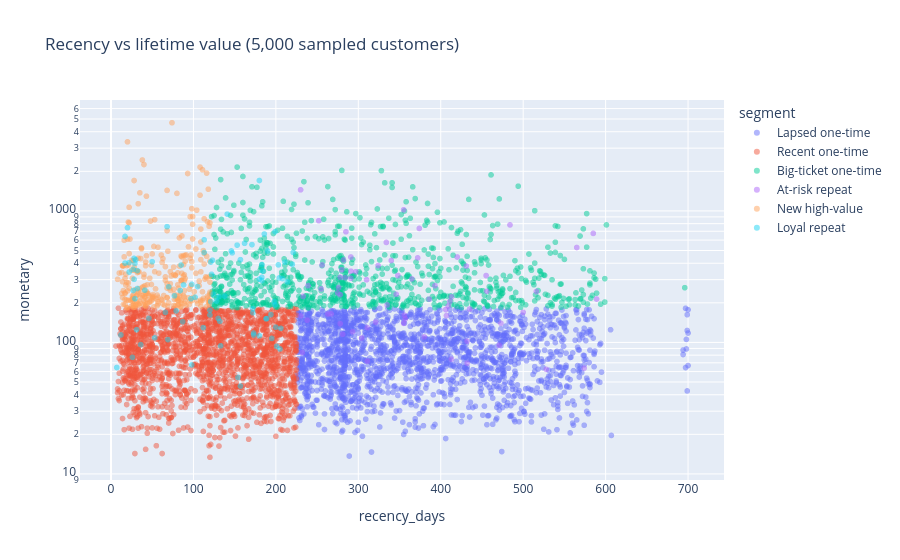

Here is the notebook cell this chart was saved with:
### Code cell
px.scatter(rfm.sample(5000, random_state=1), x='recency_days', y='monetary', color='segment',
           log_y=True, opacity=.5, title='Recency vs lifetime value (5,000 sampled customers)').show()

### Figure 1 — Plotly figure (JSON) as saved in the notebook; plotly's stock layout.template omitted (floating-point values rounded to 4 significant figures; data arrays with more than 128 entries replaced by an {"elided": "..."} marker saying what was removed)
{"data": [{"hovertemplate": "segment=Lapsed one-time<br>recency_days=%{x}<br>monetary=%{y}<extra></extra>", "legendgroup": "Lapsed one-time", "marker": {"color": "#636efa", "opacity": 0.5, "symbol": "circle"}, "mode": "markers", "name": "Lapsed one-time", "showlegend": true, "type": "scattergl", "x": {"elided": "1875 int values"}, "xaxis": "x", "y": {"elided": "1875 float values"}, "yaxis": "y"}, {"hovertemplate": "segment=Recent one-time<br>recency_days=%{x}<br>monetary=%{y}<extra></extra>", "legendgroup": "Recent one-time", "marker": {"color": "#EF553B", "opacity": 0.5, "symbol": "circle"}, "mode": "markers", "name": "Recent one-time", "showlegend": true, "type": "scattergl", "x": {"elided": "1849 int values"}, "xaxis": "x", "y": {"elided": "1849 float values"}, "yaxis": "y"}, {"hovertemplate": "segment=Big-ticket one-time<br>recency_days=%{x}<br>monetary=%{y}<extra></extra>", "legendgroup": "Big-ticket one-time", "marker": {"color": "#00cc96", "opacity": 0.5, "symbol": "circle"}, "mode": "markers", "name": "Big-ticket one-time", "showlegend": true, "type": "scattergl", "x": {"elided": "832 int values"}, "xaxis": "x", "y": {"elided": "832 float values"}, "yaxis": "y"}, {"hovertemplate": "segment=At-risk repeat<br>recency_days=%{x}<br>monetary=%{y}<extra></extra>", "legendgroup": "At-risk repeat", "marker": {"color": "#ab63fa", "opacity": 0.5, "symbol": "circle"}, "mode": "markers", "name": "At-risk repeat", "showlegend": true, "type": "scattergl", "x": [256, 356, 284, 324, 411, 297, 276, 285, 230, 516, 500, 413, 280, 232, 335, 574, 380, 230, 311, 355, 278, 365, 355, 407, 420, 589, 278, 304, 455, 267, 281, 406, 393, 291, 473, 372, 291, 374, 334, 432, 311, 282, 484, 346, 471, 310, 435, 275, 357, 238, 263, 340, 255, 431, 413, 293, 565, 432, 252, 409, 528, 585, 291, 386, 321, 278, 348, 233, 239, 456], "xaxis": "x", "y": [388.0, 161.2, 310.8, 384.0, 204.5, 344.6, 261.1, 693.7, 1447.0, 243.8, 169.5, 74.5, 356.4, 83.72, 192.7, 63.72, 110.2, 158.9, 129.6, 139.6, 230.8, 303.9, 1019.0, 160.0, 446.3, 213.7, 138.8, 108.1, 322.4, 164.8, 115.4, 177.6, 270.0, 307.4, 139.7, 439.4, 348.0, 735.7, 575.9, 69.51, 72.01, 423.9, 782.4, 232.2, 95.1, 299.5, 179.5, 237.9, 150.9, 147.6, 164.3, 419.5, 255.1, 380.8, 221.8, 120.4, 526.9, 102.1, 842.0, 189.1, 62.42, 674.6, 446.3, 213.3, 142.7, 312.4, 322.5, 223.7, 270.2, 245.2], "yaxis": "y"}, {"hovertemplate": "segment=New high-value<br>recency_days=%{x}<br>monetary=%{y}<extra></extra>", "legendgroup": "New high-value", "marker": {"color": "#FFA15A", "opacity": 0.5, "symbol": "circle"}, "mode": "markers", "name": "New high-value", "showlegend": true, "type": "scattergl", "x": {"elided": "280 int values"}, "xaxis": "x", "y": {"elided": "280 float values"}, "yaxis": "y"}, {"hovertemplate": "segment=Loyal repeat<br>recency_days=%{x}<br>monetary=%{y}<extra></extra>", "legendgroup": "Loyal repeat", "marker": {"color": "#19d3f3", "opacity": 0.5, "symbol": "circle"}, "mode": "markers", "name": "Loyal repeat", "showlegend": true, "type": "scattergl", "x": [180, 141, 66, 199, 203, 121, 205, 28, 12, 98, 123, 195, 130, 102, 204, 27, 87, 184, 157, 84, 162, 32, 190, 188, 183, 172, 147, 173, 171, 30, 214, 31, 36, 27, 120, 22, 122, 32, 189, 201, 112, 17, 69, 200, 128, 153, 85, 17, 131, 206, 97, 22, 180, 133, 7, 199, 208, 154, 68, 186, 105, 180, 28, 29, 124, 29, 172, 113, 183, 70, 132, 183, 41, 198, 146, 98, 79, 77, 20, 113, 26, 221, 138, 50, 173, 211, 53, 121, 88, 194, 120, 220, 157, 46], "xaxis": "x", "y": [1703.0, 944.6, 168.9, 192.6, 388.7, 204.1, 89.18, 302.0, 114.0, 67.44, 421.3, 107.3, 152.1, 220.3, 309.1, 248.2, 143.8, 349.4, 425.9, 247.9, 567.0, 351.5, 495.6, 151.2, 312.5, 180.3, 479.9, 113.9, 554.1, 425.4, 288.6, 125.0, 96.26, 359.4, 175.8, 342.8, 329.5, 257.0, 151.9, 93.46, 129.6, 639.3, 105.0, 130.6, 206.0, 549.3, 387.4, 401.1, 222.9, 127.9, 214.9, 403.9, 112.2, 94.25, 64.46, 694.5, 305.7, 54.15, 758.8, 667.4, 266.1, 302.9, 435.4, 398.7, 233.3, 215.1, 168.0, 482.5, 295.3, 264.9, 144.6, 391.3, 249.5, 204.3, 496.3, 276.6, 173.7, 226.2, 745.4, 602.7, 77.0, 483.2, 224.8, 410.9, 117.9, 408.2, 108.4, 408.4, 273.7, 162.8, 161.7, 392.5, 46.56, 152.1], "yaxis": "y"}], "layout": {"legend": {"title": {"text": "segment"}, "tracegroupgap": 0}, "title": {"text": "Recency vs lifetime value (5,000 sampled customers)"}, "xaxis": {"anchor": "y", "domain": [0.0, 1.0], "title": {"text": "recency_days"}}, "yaxis": {"anchor": "x", "domain": [0.0, 1.0], "title": {"text": "monetary"}, "type": "log"}}}
